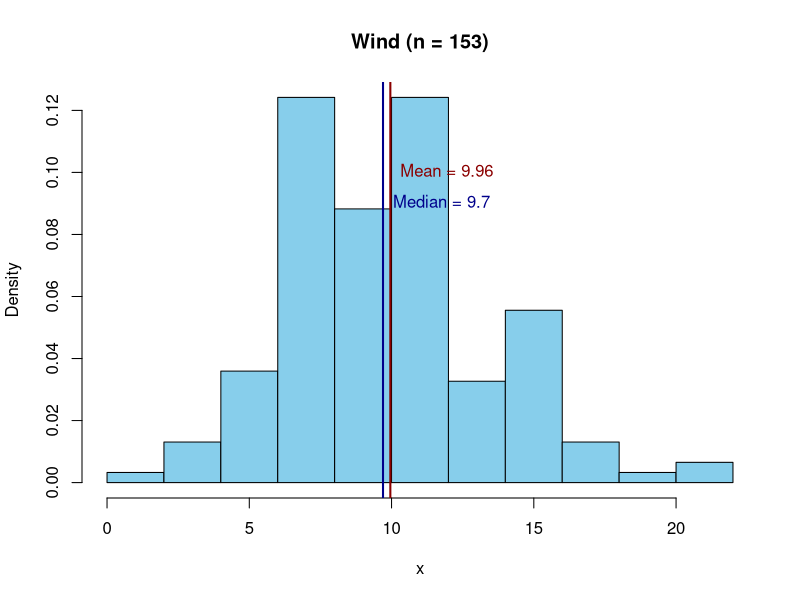
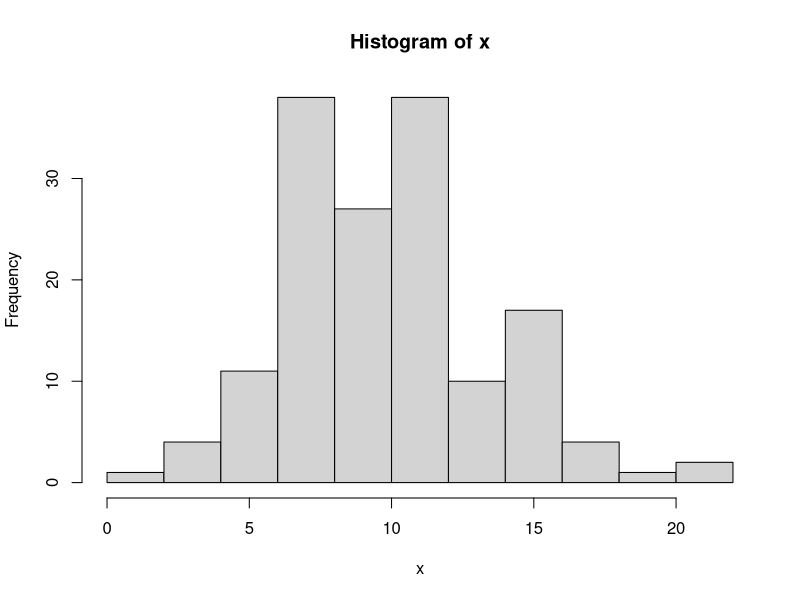

Write the R code that produced these figures, in order. (Note: this script raises an error after producing the figures.)
#::::::::::::::::::::::::::::::::::::::::::::::::::::::::::::::::::::::::::::
#
# Functions II
# 
#::::::::::::::::::::::::::::::::::::::::::::::::::::::::::::::::::::::::::::





# Input
#===========================================================
#...........................



set.seed(524)
observations <- rnorm(10)
predictions <- rnorm(10)

# with a function
get_RMSE <- function(predictions, observations){
  diff <- observations - predictions
  sq_diff <- diff^2
  m_sq_diff <- mean(diff)
  RMSE <- sqrt(m_sq_diff)
  return(RMSE)
}

# compare
RMSE <- get_RMSE(predictions, observations)

# without a function
diff <- observations - predictions
sq_diff <- diff^2
m_sq_diff <- mean(diff)
RMSE <- sqrt(m_sq_diff)



# with a function
summary(mtcars$mpg)

# without a function
round(c("Min." = min(mtcars$mpg),
        "1st Qu." = as.numeric(quantile(mtcars$mpg)[2]),
        "Median" = median(mtcars$mpg),
        "Mean" = mean(mtcars$mpg),
        "3rd Qu." = as.numeric(quantile(mtcars$mpg)[4]),
        "Max." = max(mtcars$mpg)), 2)




# return object is list
get_info <- function(x){
  mean_x <- mean(x)
  median_x <- median(x)
  n_obs_x <- length(x)
  range_x <- range(x)
  return(list(mean = mean_x, median = median_x, 
              n_obs = n_obs_x, range = range_x))
}

get_info(airquality$Wind)

get_info(airquality$Wind)


# Side effects
#...........................

print_info <- function(x){
  info <- get_info(x)
  cat("There are ", info$n_obs, 
      " observed values. \nThe mean is ", 
      round(info$mean, 2), ". \nThe median is ", 
      round(info$median, 2), ". \n", sep = "")
# invisible(info)  
}

print_info(airquality$Wind)
test <- print_info(airquality$Wind)
test



# plot
hist2 <- function(x, title){
  info <- get_info(x)
  mean_median <- as.numeric(info[c("mean", "median")])
  hist(x, 
       main = paste0(title, " (n = ", info$n_obs, ")"),
       col = "skyblue", 
       freq = FALSE)
  abline(v = mean_median, 
         col = c("darkred", "darkblue"), 
         lwd = 2)
  text(mean_median, 
       y = c(.1, .09),
       labels = paste(c("Mean", "Median"), 
                      round(mean_median, 2), 
                      sep = " = "),
       col = c("darkred", "darkblue"),
       pos = 4)
}

hist2(airquality$Wind, "Wind")



# pipable histogram
hist_pipe <- function(x) {
  hist(x)
  invisible(x)
}
hist_pipe(airquality$Wind) |> get_info()




# Errors, warnings etc.
# ..........................

# Errors
?stop
get_log_xtox <- function(x) {
  if(!is.numeric(x)) stop("This does not work!")
  x_x <- x^x
  return(log(x_x))
}
get_log_xtox(2)
get_log_xtox("a")



# stopifnot()
?stopifnot
get_log_xtox <- function(x) {
  stopifnot(is.numeric(x)) 
  x_x <- x^x
  return(log(x_x))
}
get_log_xtox("a")



# message
?message
get_log_xtox <- function(x) {
  x_x <- x^x
  message("Thank you for using this function!")
  return(log(x_x))
}
get_log_xtox(2)


# Warning
?warning
get_log_xtox <- function(x) {
  if(x < 0 && (x %% 2 == 0)) 
    warning("Not sure you can trust the result.", 
            call. = FALSE)
  x_x <- x^x
  return(log(x_x))
}
get_log_xtox(-2)



# Scoping rules in R; Where does R find stuff
# ...........................................
a <- 55
add_a <- function(x){
  return(x + a)
}
add_a(5)




# name masking
a <- 55
add_a <- function(x){
  a <- 5
  return(x + a)
}
add_a(5)




# where does R find stuff
a <- b <- c <- d <- "fourth"
find_object <- function(a, b = "third", c = "third"){
  a <- "first"
  return(c(a = a, b = b, c = c, d = d))
}
find_object(b = "second")



# BAD IDEA!
a <- 55
add_a <- function(x){
  return(x + a)
}
add_a(5)


# GOOD IDEA!
add_a <- function(x, a = 55){
  return(x + a)
}
add_a(5)




# dot-dot-dot
# ...........


# Unknown number of arguments
# using a for loop
is_character <- function(...){
  input <- list(...)
  out <- logical(length(input))
  for(ell_nr in seq_along(input)){
    out[ell_nr] <- is.character(input[[ell_nr]])
  }
  names(out) <- names(input)
  out
}
is_character(a = "Awesome", b = 5, new = "YES")





# passing arguments to other function
# apply example
?apply
get_quantiles <- function(x, ...){
  if(is.null(dim(x))) return(quantile(x, ...))
  apply(x, 2, quantile, ...)
}
get_quantiles(airquality, na.rm = TRUE, 
              probs = c(.25, .5, .75))



# spelling mistakes!
get_quantiles(airquality, na.rm = TRUE, 
              prosb = c(.25, .5, .75))




# Exercises
#===========================================================


# 1. Write a function that computes the following statistics for a numeric 
#    vector: (1) the sum of NAs, (2) the median, (3) the number of unique values.
#    include a second argument na.rm with default TRUE, to make sure that 
#    the median is computed (without NA values).
#    test your function using the mtcars data.


data("mtcars")

computeDescriptives(mtcars$mpg)


# 2. Consider the drop_NA()-function from the previous exercises.
#    Add a side-effect to the function: inform the user of
#    how many NA values were dropped. 
#    Add a "message" argument with default FALSE, so that 
#    users can also choose whether to get the information.


Ozone_noNA <- drop_NA(airquality$Ozone) 
Ozone_noNA <- drop_NA(airquality$Ozone, message = FALSE) 




# 3. Consider the get_info()-function from above. Include
#    a "na.rm" argument with a sensible default. 
#    when na.rm = TRUE, the function should:
#       - remove NA values before computing the statistics
#       - inform the user how many NA values were removed
#       - make sure users can choose not to get this information
#    TIP: make use of the function you wrote for exercise 2.

# original get_info() function
get_info <- function(x){
  mean_x <- mean(x)
  median_x <- median(x)
  n_obs_x <- length(x)
  range_x <- range(x)
  return(list(mean = mean_x, median = median_x, 
              n_obs = n_obs_x, range = range_x))
}

get_info(airquality$Ozone)
get_info(airquality$Ozone, message = TRUE)
get_info(airquality$Ozone, na.rm = FALSE)




# 4. Write a function that takes a numeric variable as input and creates a 
#    boxplot as output. How does R provide default values for the main 
#    title and axis labels. Would you choose the same?
#    Give sensible default values to the main title and axis labels.

create_boxplot(mtcars$mpg)



# 5. Implement 'input checks' for your boxplot function. The function should throw
#    an error, if the input is not a single numeric vector.
#    If the vector contains missing values, the function should throw a warning.

create_boxplot2(mtcars$mpg)
create_boxplot2(mtcars)
create_boxplot2(c(mtcars$mpg, NA))


# 6. Write a function that creates either a histogram or a bar chart for a 
#    variable, depending on the input:
#      + character/factor -> bar chart using table()
#      + numeric -> histogram



create_graph(1:5)
create_graph(c("a", "b", "c"))
create_graph(mtcars$mpg)
create_graph(iris$Species)
